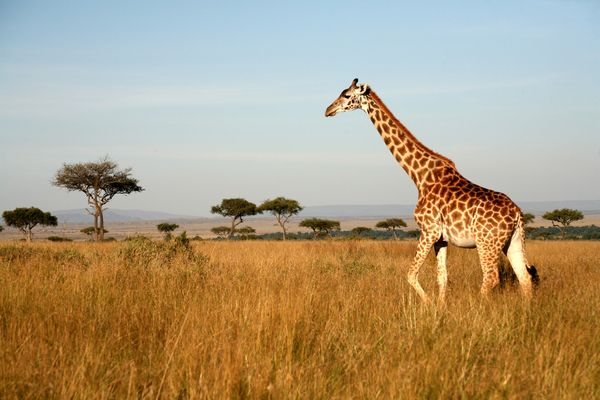
#> input picture Python_Implemnetation/images/giraf2.jpg, 600 x 400 px
$ jupyter execute 13-HistogramEquilization.ipynb
#> lines starting #> are read from the running program, lines starting #| are printed output that depends on the picture
[cell 1]
# Import for OpenCV
import cv2

import numpy as np
import matplotlib.pyplot as plt

[cell 2]
image = cv2.imread("./images/giraf2.jpg")
#> image is the input picture: shape (400, 600, 3); mean B, G, R 126.6, 156, 174.3

# Check if the image is loaded
if image is None:
    print(" Error: Can't load the image")
else:
    print("Image Loaded Successfully.")

[cell 3]
# Load the image and get it as greyscale
img_rgb = cv2.cvtColor(image, cv2.COLOR_BGR2RGB)
img_grey = cv2.cvtColor(image, cv2.COLOR_BGR2GRAY)
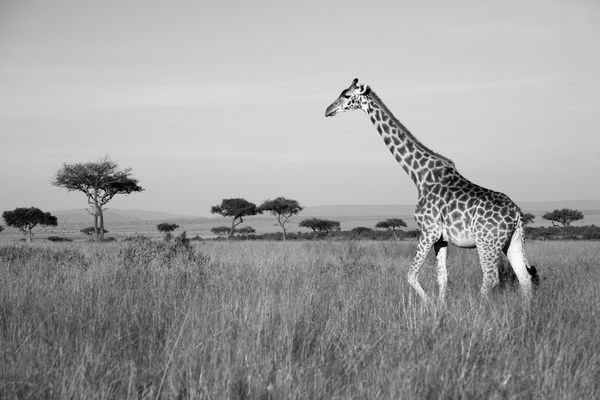
#> img_grey: shape (400, 600); min 0, max 251, mean 158.2

[cell 4]
# Get the Histogram by flattening the image array
# Converts the 2D grayscale image into a 1D array. This is necessary because np.histogram() expects a 1D input.
# histogram(image_to_flat, num of bins, This is the range of values to consider when binning)
histogram, bins = np.histogram(img_grey.flatten(), 256, [0,256])
#> histogram = 256 values, max 6533 at index 205, min 0 at index 252, mean 937.5; bins = 257 values from 0 to 256

# Perform Histogram Equalization
equalized_img = cv2.equalizeHist(img_grey)
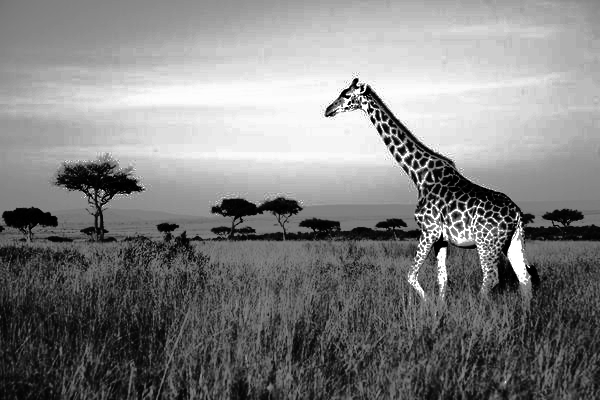
#> equalized_img: shape (400, 600); min 0, max 255, mean 128.8

equalized_histogram, bins = np.histogram(equalized_img.flatten(), 256, [0,256])
#> equalized_histogram = 256 values, max 6533 at index 205, min 0 at index 25, mean 937.5

[cell 5]
# Show all resized images with each algorithm
plt.figure(figsize=(12,9))

# Show the original Image
plt.subplot(2,2,1)
plt.imshow(img_grey,cmap='grey')
plt.title("Original Image")

# Show the original Image Histogram
plt.subplot(2,2,2)
plt.plot(histogram, color='blue') # or plt.bar(range(256), histogram)
plt.title("Original Image Histogram")

# Show the  Equalized Image
plt.subplot(2,2,3)
plt.imshow(equalized_img, cmap='grey')
plt.title("Equalized Image")

# Show the  Equalized Image Histogram
plt.subplot(2,2,4)
plt.plot(equalized_histogram,color='green')  # or plt.bar(range(256), equalized_histogram)
plt.title("Equalized Image Histogram")

plt.tight_layout()
plt.show()
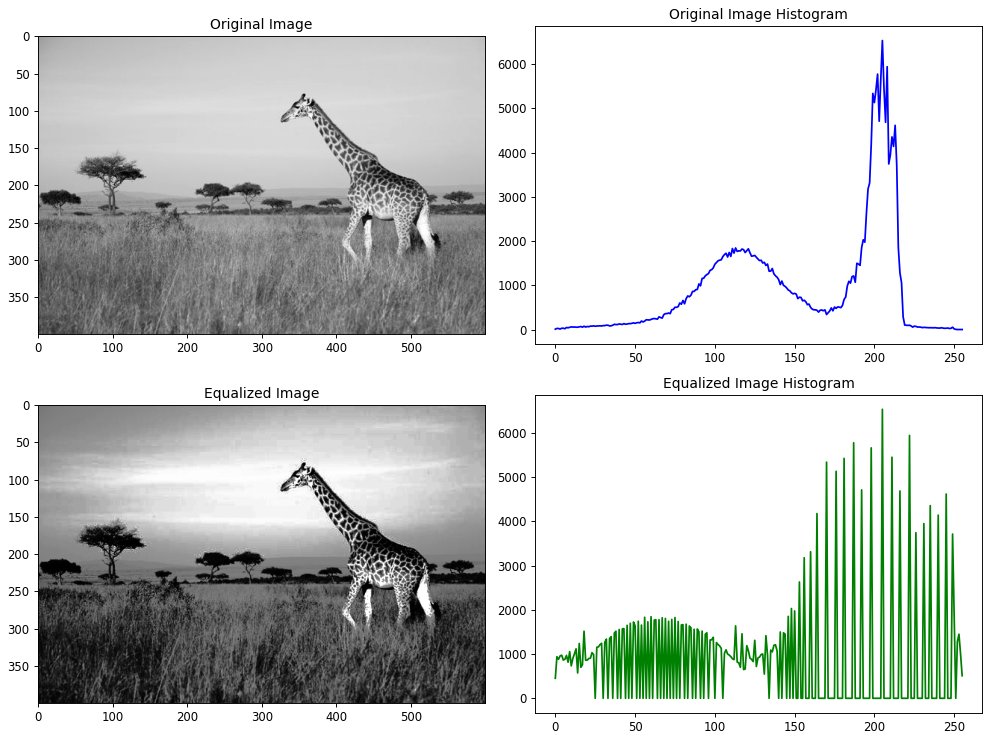
#> figure drawn by matplotlib, 4 panels; panel 2: curve peaks at x = 205, y = 6533; panel 4: curve peaks at x = 205, y = 6533

## Further Explanations
------------------------

### 1. Original Image Histogram (Top-Right)

This histogram shows the **distribution of grayscale pixel intensities** in the original image.

- **X-axis**: Grayscale intensity levels (0 = black, 255 = white).
- **Y-axis**: Number of pixels at each intensity.

**Interpretation:**

- The histogram is **heavily skewed to the right**, meaning the image contains mostly **bright pixels** (high intensity values).
- This is consistent with the **top-left image** — the giraffe scene appears a bit **washed out or low-contrast**, with fewer dark areas.
- There's a **cluster around 200+**, indicating that many pixels are **light gray/white**.

---

### 2. Equalized Image Histogram (Bottom-Right)

This histogram appears **after applying histogram equalization**, a contrast enhancement technique.

- It **spreads out pixel values** more evenly across the range [0, 255].
- The histogram becomes **more balanced** and covers a **wider range of intensities**.

**Interpretation:**

- The **bottom-left image** has **higher contrast** — dark areas look darker, and bright areas pop more.
- The histogram is **flatter** and occupies more of the intensity spectrum, which is the desired effect of equalization.
- It **improves visual details**, especially in regions that were previously too bright or too dark.

> As a result, **lighter areas may appear slightly darker**, and the **overall image gains depth and detail**.

[cell 6]
# Create Equalized image with RGB with YUV colors
image_yuv = cv2.cvtColor(image, cv2.COLOR_BGR2YUV)
#> image_yuv: shape (400, 600, 3); mean of channels 0, 1, 2 158.2, 112.5, 142.1
image_yuv[:,:,0] = cv2.equalizeHist(image_yuv[:,:,0])
#> image_yuv: shape (400, 600, 3); mean of channels 0, 1, 2 128.8, 112.5, 142.1

equalized_color_image = cv2.cvtColor(image_yuv, cv2.COLOR_YUV2BGR)
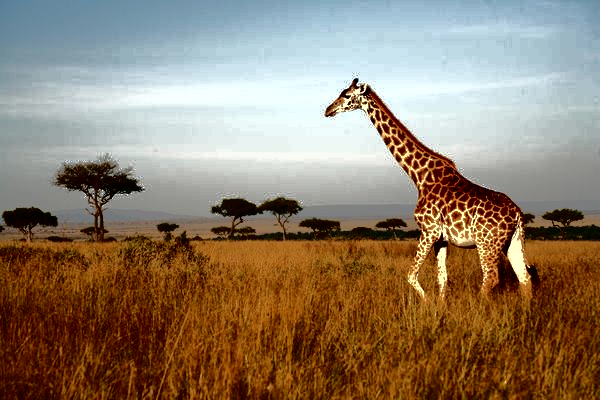
#> equalized_color_image: shape (400, 600, 3); mean B, G, R 106.9, 126.9, 144.7
equalized_color_image_RGB = cv2.cvtColor(equalized_color_image, cv2.COLOR_BGR2RGB)

[cell 7]
# Show all resized images with each algorithm
plt.figure(figsize=(12,9))

# Show the original Image
plt.subplot(1,2,1)
plt.imshow(img_rgb)
plt.title("Original Image")

# Show the  Equalized RGB Image Histogram
plt.subplot(1,2,2)
plt.imshow(equalized_color_image_RGB)
plt.title("Equalized Color Histogram")

plt.tight_layout()
plt.show()
